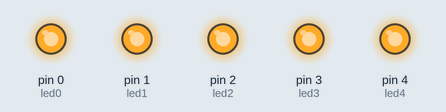
This program was run on a simulated MicroPython board. Parts: output pins drawn as LEDs (lit = HIGH). What the program prints to the serial console is not drawn.

Above: at 0.2 s.
At 1.7 s:
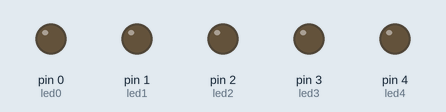
Timing chart, 0 to 3.0 s (numbered marks = the images above):
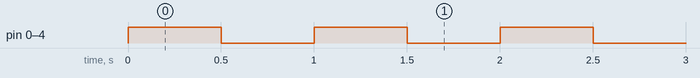

Measured:
- by itself, pin 0 (led0), pin 1 (led1), pin 2 (led2), pin 3 (led3), pin 4 (led4): alternates HIGH for 0.50 s and LOW for 0.50 s

The program:

test.py
```python
from machine import Pin
from time import sleep

print("hello" + " world")


led0 = Pin(0, Pin.OUT)
led1 = Pin(1, Pin.OUT)
led2 = Pin(2, Pin.OUT)
led3 = Pin(3, Pin.OUT)
led4 = Pin(4, Pin.OUT)


while True:
    led0.on()
    led1.on()
    led2.on()
    led3.on()
    led4.on()
    sleep(0.5)
    led0.off()
    led1.off()
    led2.off()
    led3.off()
    led4.off()
    sleep(0.5)
```
